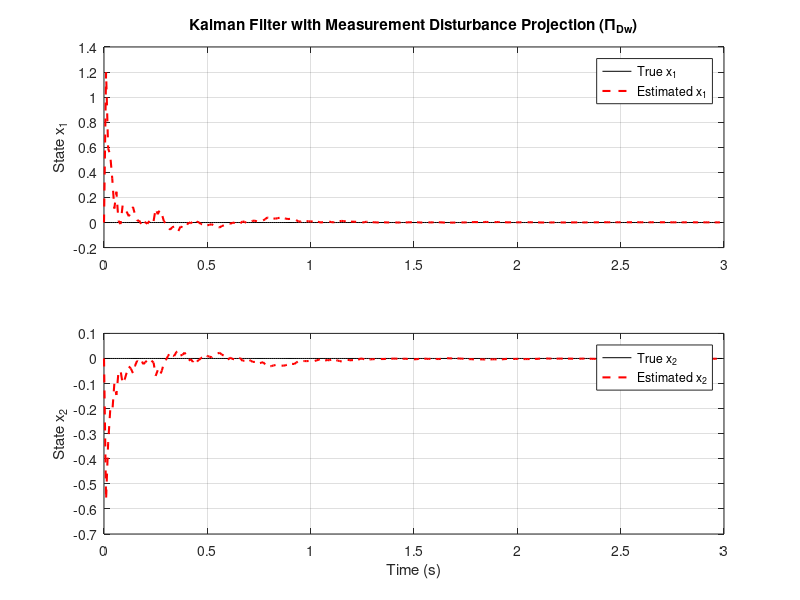

This figure's MATLAB source:
clear;clc;
proj=@(C)eye(size(C,1))-C*pinv(C'*C)*C';
% 1. Define Continuous-Time System Matrices
Ac = [1, 2; -3, -4];
Buc = [1; 0];
Bwc = [0.1; 0.1]*0;
C = [1, 2; 1, 0; 1, 0];
Du = [0; 0; 0];
Dw = [1; 2; 3]; 

% 2. Discretization
Ts = 0.01;
sysC = ss(Ac, [Buc Bwc], C, [Du Dw]); 
sysD = c2d(sysC, Ts); 
Ad = sysD.A; Bud = sysD.B(:, 1); Bwd = sysD.B(:, 2);

% --- NEW: 3. The Projection Matrix ---
% Create the projection matrix onto the left null space of Dw
Pi_Dw = proj(Dw);

% Calculate the virtual measurement matrices
C_star = Pi_Dw * C;

% 4. Tuning Covariances
W = 1.0;       % Tuning weight for state drift caused by unmeasured w
V_noise = 0.05; % Variance of independent sensor noise

Q = Bwd * W * Bwd'; 
% Project the sensor noise covariance into the virtual space
R_star = Pi_Dw * (V_noise * eye(3)) * Pi_Dw'; 

% 5. Initialization
steps = 300; 
x_true = [0; 0];
x_est  = [0; 0];
P      = eye(2);
u      = zeros(1, steps);

x_true_hist = zeros(2, steps);
x_est_hist  = zeros(2, steps);

t = (0:steps-1) * Ts;
w_deterministic = 2 * sin(2 * pi * 1.0 * t); % The road bump

% 6. Projected Kalman Filter Loop
for k = 1:steps
    % --- A. SYSTEM SIMULATION ---
    w_k = w_deterministic(k);          
    v_k = sqrt(V_noise) * randn(3, 1); 
    
    % True measurement (corrupted by massive disturbance)
    y_k = C * x_true + Dw * w_k + v_k;
    
    x_true_hist(:, k) = x_true;
    x_est_hist(:, k)  = x_est; 
    
    % --- B. PROJECT THE MEASUREMENT ---
    % Erase the Dw * w_k term entirely
    y_star = Pi_Dw * y_k; 
    
    % --- C. KALMAN PREDICT ---
    x_predict = Ad * x_est + Bud * u(k);
    P_predict = Ad * P * Ad' + Q;
    
    % --- D. KALMAN CORRECT (Using virtual matrices) ---
    innovation = y_star - C_star * x_predict;
    S_star = C_star * P_predict * C_star' + R_star;
    
    % CRITICAL: Use pinv() because S_star is rank 2 in a 3x3 space
    K = P_predict * C_star' * pinv(S_star); 
    
    x_est = x_predict + K * innovation;
    
    % Update covariance using the Joseph form for numerical stability
    % with reduced-rank matrices
    I_KC = eye(2) - K * C_star;
    P = I_KC * P_predict * I_KC' + K * R_star * K';
    
    % --- E. ADVANCE TRUE SYSTEM ---
    x_true = Ad * x_true + Bud * u(k) + Bwd * w_k;
end

% 7. Plot the Results
figure(1);
subplot(2,1,1);
plot(t, x_true_hist(1,:), 'k', t, x_est_hist(1,:), 'r--', 'LineWidth', 1.5);
legend('True x_1', 'Estimated x_1'); ylabel('State x_1');
title('Kalman Filter with Measurement Disturbance Projection (\Pi_{Dw})'); grid on;

subplot(2,1,2);
plot(t, x_true_hist(2,:), 'k', t, x_est_hist(2,:), 'r--', 'LineWidth', 1.5);
legend('True x_2', 'Estimated x_2'); xlabel('Time (s)'); ylabel('State x_2'); grid on;
